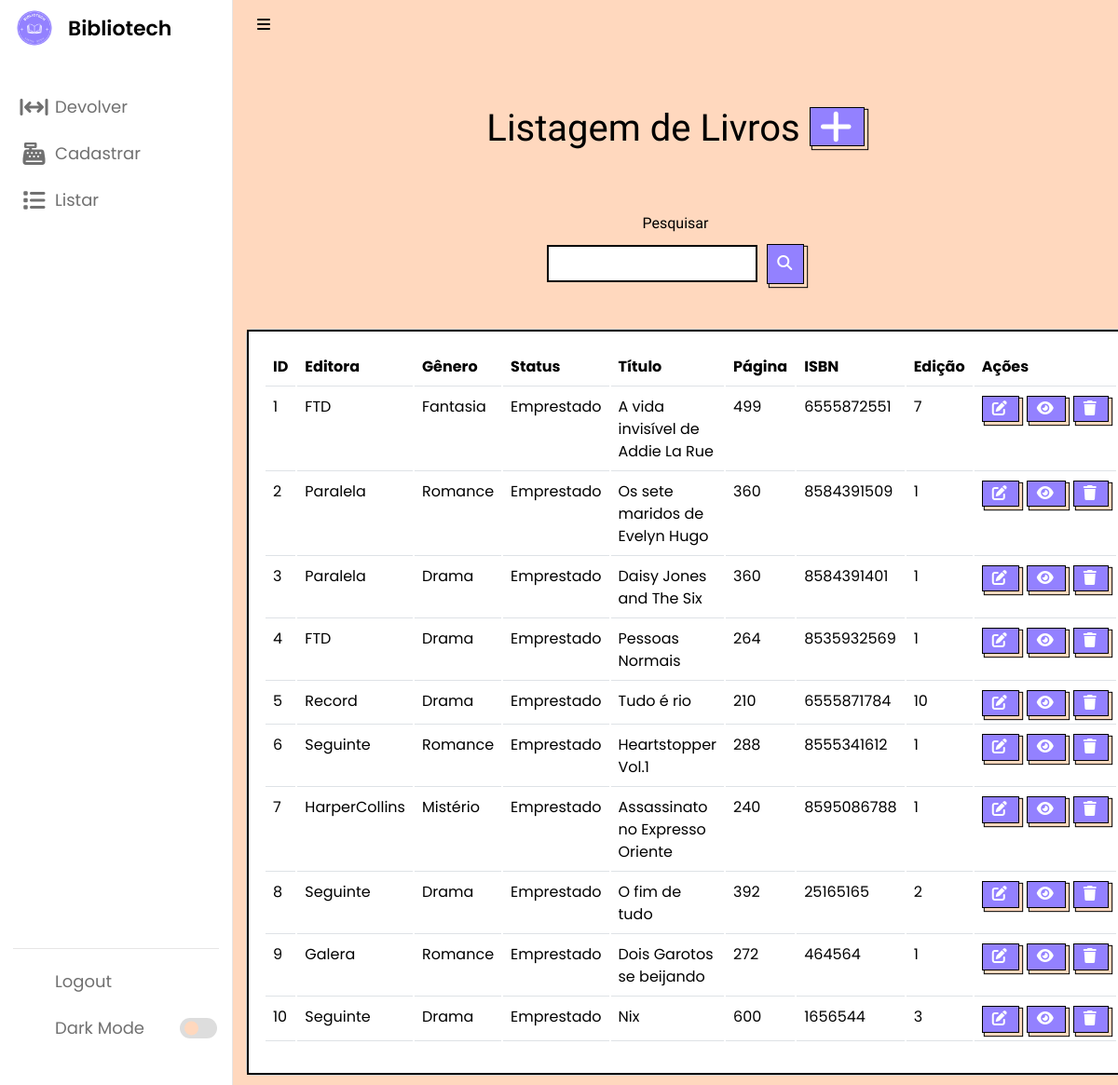
Before: /listarLivros.php (signed in) with the older database file.
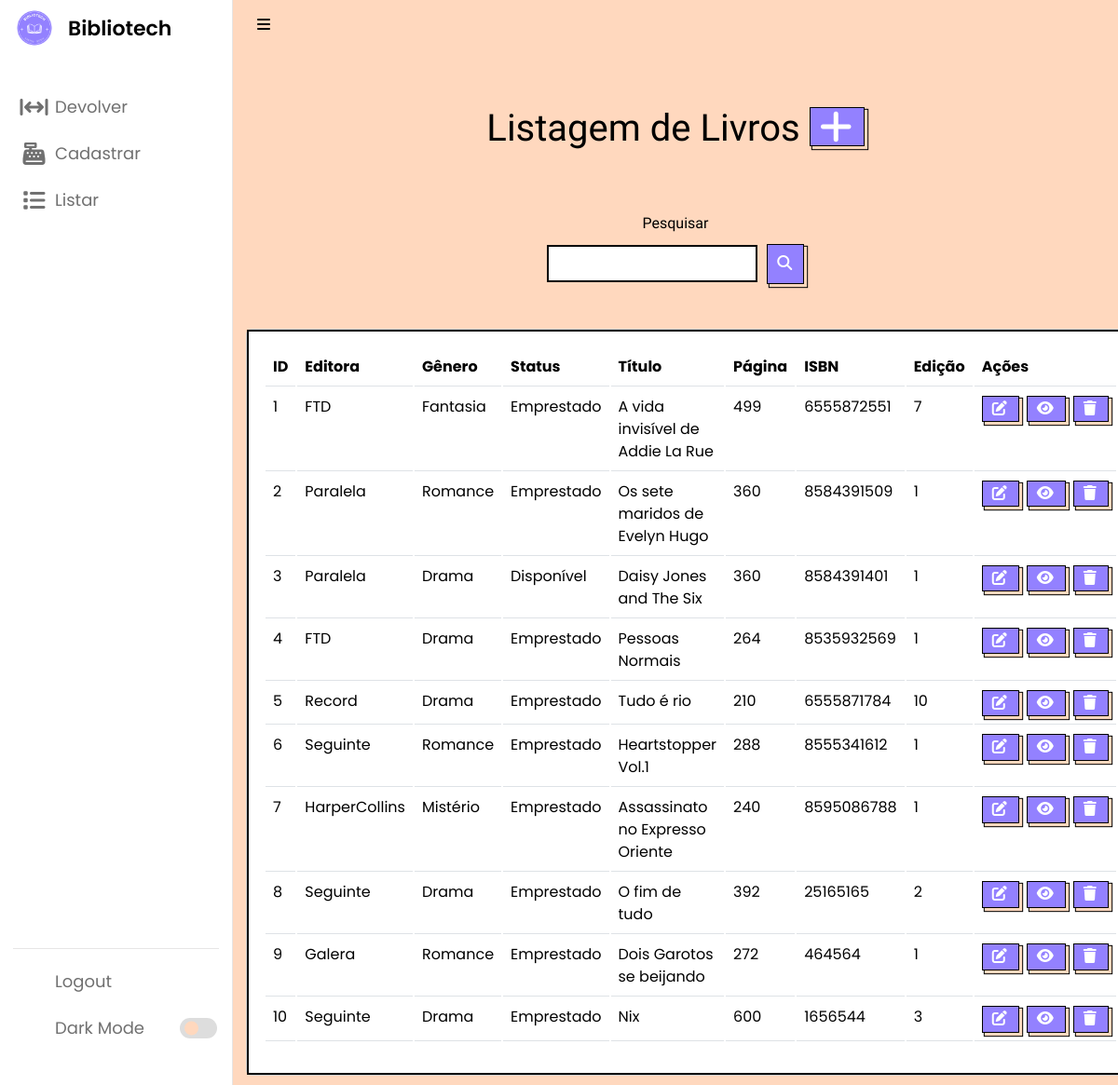
After: the same page with the newer database file.
### tables this page shows
CREATE TABLE `livro` (
  `id` int(11) NOT NULL,
  `idEditora` int(11) DEFAULT NULL,
  `idGenero` int(11) DEFAULT NULL,
  `statusLivro` varchar(45) NOT NULL,
  `titulo` varchar(250) NOT NULL,
  `pag` varchar(45) DEFAULT NULL,
  `isbn` varchar(15) DEFAULT NULL,
  `edicao` varchar(45) NOT NULL,
  `arquivo` varchar(30) DEFAULT NULL
);

CREATE TABLE `editora` (
  `id` int(11) NOT NULL,
  `status` varchar(45) NOT NULL,
  `nome` varchar(100) NOT NULL
);

CREATE TABLE `genero` (
  `id` int(11) NOT NULL,
  `status` varchar(45) NOT NULL,
  `nome` varchar(100) NOT NULL
);

### listarLivros.php (the view, shortened to what the changed rows need)
<?php
require_once("conexao.php");
$V_WHERE = "";
$sql = "SELECT livro.id, editora.nome as nomeEditora, genero.nome as nomeGenero, livro.statusLivro, livro.titulo, livro.pag, livro.isbn, livro.edicao, livro.arquivo as arquivo
        FROM livro
        LEFT JOIN editora ON livro.idEditora = editora.id
        LEFT JOIN genero ON livro.idGenero = genero.id
        WHERE 1 = 1" . $V_WHERE;
$resultado = mysqli_query($conexao, $sql);
?>
<!DOCTYPE html>
<html lang="pt-br">
<head>
    <link rel="stylesheet" href="css/style.css">
    <link rel="stylesheet" href="css/cadastrar.css">
    <link rel="stylesheet" href="css/bootstrap.css">
    <link rel="stylesheet" href="css/acervo.css">
    <link rel="stylesheet" href="https://unicons.iconscout.com/release/v4.0.0/css/line.css">
</head>
<body>
    <section class="dashboard">
        <br><br><br>
        <h1 class="titulo text">Listagem de Livros <a href="cadastrarLivro.php" class="botao">
                <i class="fa-solid fa-plus"></i>
            </a></h1>
        <br><br>
        <center>
            <div class="card cardlistar">
                <div class="card-body cardlistar2">
                    <table class="table">
                        <thead>
                            <tr>
                                <td scope="col"><b>ID</b></td>
                                <td scope="col"><b>Editora</b></td>
                                <td scope="col"><b>Gênero</b></td>
                                <td scope="col"><b>Status</b></td>
                                <td scope="col"><b>Título</b></td>
                                <td scope="col"><b>Página</b></td>
                                <td scope="col"><b>ISBN</b></td>
                                <td scope="col"><b>Edição</b></td>
                                <td scope="col"><b>Ações</b></td>
                            </tr>
                        </thead>
                        <tbody>
                            <?php while ($linha = mysqli_fetch_array($resultado)) { ?>
                                <tr>
                                    <td>
                                        <?= $linha['id'] ?>
                                    </td>
                                    <td>
                                        <?= $linha['nomeEditora'] ?>
                                    </td>
                                    <td>
                                        <?= $linha['nomeGenero'] ?>
                                    </td>
                                    <td>
                                        <?= $linha['statusLivro'] ?>
                                    </td>
                                    <td style="word-wrap: break-word;">
                                        <?= $linha['titulo'] ?>
                                    </td>
                                    <td>
                                        <?= $linha['pag'] ?>
                                    </td>
                                    <td>
                                        <?= $linha['isbn'] ?>
                                    </td>
                                    <td>
                                        <?= $linha['edicao'] ?>
                                    </td>
                                    <td>
                                        <div class="d-flex justify-content-start">
                                            <a style="margin-right: 8px;" href="alterarLivro.php? id=<?= $linha['id'] ?>"
                                                class="botao">
                                                <i class="fa-solid fa-pen-to-square"></i></a>
                                            <a data-bs-toggle="modal" data-bs-target="#exampleModal_<?= $linha['id'] ?>"
                                                style="margin-right: 8px;" name="info" class="botao">
                                                <i class="fa-solid fa-eye"></i>
                                            </a>
                                            <a href="listarLivros.php? id=<?= $linha['id'] ?>" class="botao"
                                                data-bs-toggle="modal" data-bs-target="#modalExcluir<?= $linha['id'] ?>">
                                                <i class=" fa-sharp fa-solid fa-trash"></i> </a>
                                        </div>
                                    </td>
                                </tr>
                            <?php } ?>
                        </tbody>
                    </table>
                </div>
            </div>
        </center>
    </section>
</body>
</html>

Changed rows visible on the page:
changed livro "Daisy Jones and The Six": statusLivro "Emprestado" → "Disponível"
